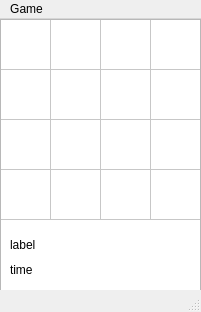
<?xml version="1.0" encoding="UTF-8"?>
<ui version="4.0">
 <class>BarleyBreak</class>
 <widget class="QMainWindow" name="BarleyBreak">
  <property name="geometry">
   <rect>
    <x>0</x>
    <y>0</y>
    <width>201</width>
    <height>312</height>
   </rect>
  </property>
  <property name="windowTitle">
   <string>BarleyBreak</string>
  </property>
  <widget class="QWidget" name="centralwidget">
   <widget class="QTableWidget" name="pole">
    <property name="geometry">
     <rect>
      <x>0</x>
      <y>0</y>
      <width>201</width>
      <height>311</height>
     </rect>
    </property>
    <property name="textElideMode">
     <enum>Qt::ElideLeft</enum>
    </property>
    <property name="rowCount">
     <number>4</number>
    </property>
    <property name="columnCount">
     <number>4</number>
    </property>
    <attribute name="horizontalHeaderVisible">
     <bool>false</bool>
    </attribute>
    <attribute name="horizontalHeaderCascadingSectionResizes">
     <bool>true</bool>
    </attribute>
    <attribute name="horizontalHeaderMinimumSectionSize">
     <number>50</number>
    </attribute>
    <attribute name="horizontalHeaderDefaultSectionSize">
     <number>50</number>
    </attribute>
    <attribute name="horizontalHeaderHighlightSections">
     <bool>true</bool>
    </attribute>
    <attribute name="horizontalHeaderShowSortIndicator" stdset="0">
     <bool>false</bool>
    </attribute>
    <attribute name="verticalHeaderVisible">
     <bool>false</bool>
    </attribute>
    <attribute name="verticalHeaderDefaultSectionSize">
     <number>50</number>
    </attribute>
    <row/>
    <row/>
    <row/>
    <row/>
    <column/>
    <column/>
    <column/>
    <column/>
   </widget>
   <widget class="QLabel" name="label">
    <property name="geometry">
     <rect>
      <x>10</x>
      <y>210</y>
      <width>131</width>
      <height>31</height>
     </rect>
    </property>
    <property name="text">
     <string>label</string>
    </property>
    <property name="scaledContents">
     <bool>true</bool>
    </property>
   </widget>
   <widget class="QLabel" name="timelabel">
    <property name="geometry">
     <rect>
      <x>10</x>
      <y>240</y>
      <width>131</width>
      <height>21</height>
     </rect>
    </property>
    <property name="text">
     <string>time</string>
    </property>
   </widget>
  </widget>
  <widget class="QStatusBar" name="statusbar"/>
  <widget class="QMenuBar" name="menubar">
   <property name="geometry">
    <rect>
     <x>0</x>
     <y>0</y>
     <width>201</width>
     <height>21</height>
    </rect>
   </property>
   <widget class="QMenu" name="menuGame">
    <property name="title">
     <string>Game</string>
    </property>
    <addaction name="actionNew_Game"/>
    <addaction name="actionRestart_Game"/>
   </widget>
   <addaction name="menuGame"/>
  </widget>
  <action name="actionNew_Game">
   <property name="text">
    <string>New Game</string>
   </property>
  </action>
  <action name="actionRestart_Game">
   <property name="text">
    <string>Restart Game</string>
   </property>
  </action>
 </widget>
 <resources/>
 <connections/>
</ui>
